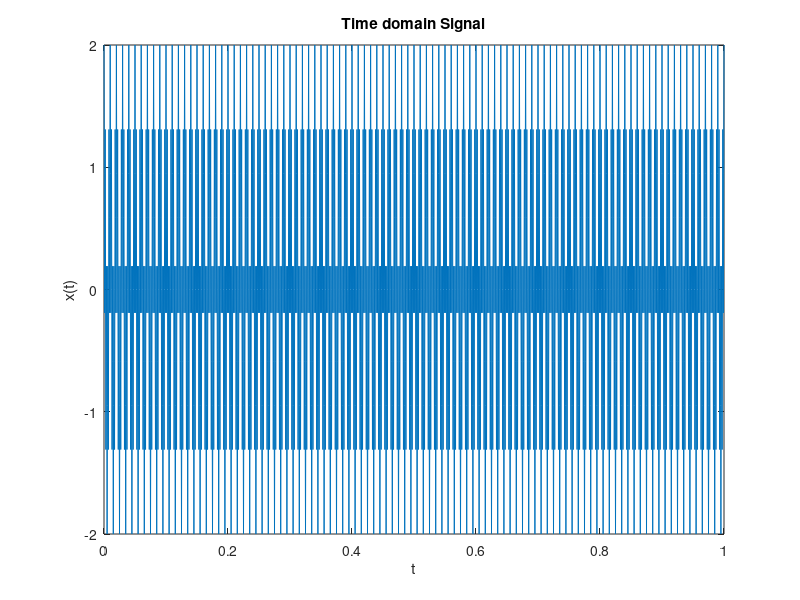
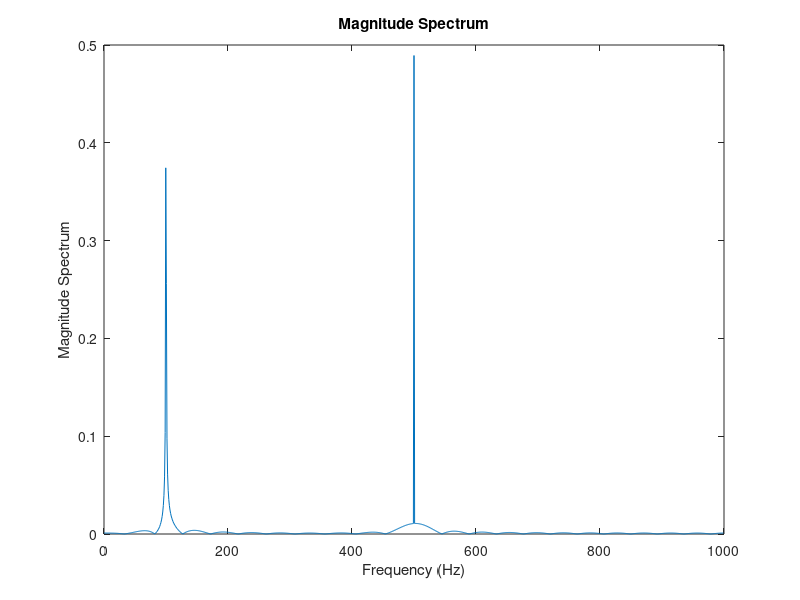

The MATLAB script that drew these images, in order:
%Keith Harris
%EE314L
%Lab4
%9.30.2022

clc
clear
close all
A=2;
a=4;
fs=2000; % Sampling frequency
t=0:1/fs:1; %Time 
x=cos(2*pi*100*t) + cos(2*pi*500*t);%Signal
plot(t,x) %Plotting the time domain signal
xlabel('t');
ylabel('x(t)');
title('Time domain Signal')
N=length(x);
N1=2^nextpow2(N);
X=fft(x,N1);
X=X(1:N1/2);%Discard Half of Points
X_mag=abs(X); %Magnitude Spectrum
%X_phase=phase(X); %Phase Spectrum
f=fs*(0:N1/2-1)/N1; %Frequency axis
figure
plot(f,(X_mag/N1)); %Plotting the Magnitude Spectrum after Normalization
xlabel('Frequency (Hz)');
ylabel('Magnitude Spectrum');
title('Magnitude Spectrum')

%Note: most of this code was copy/pasted from online!